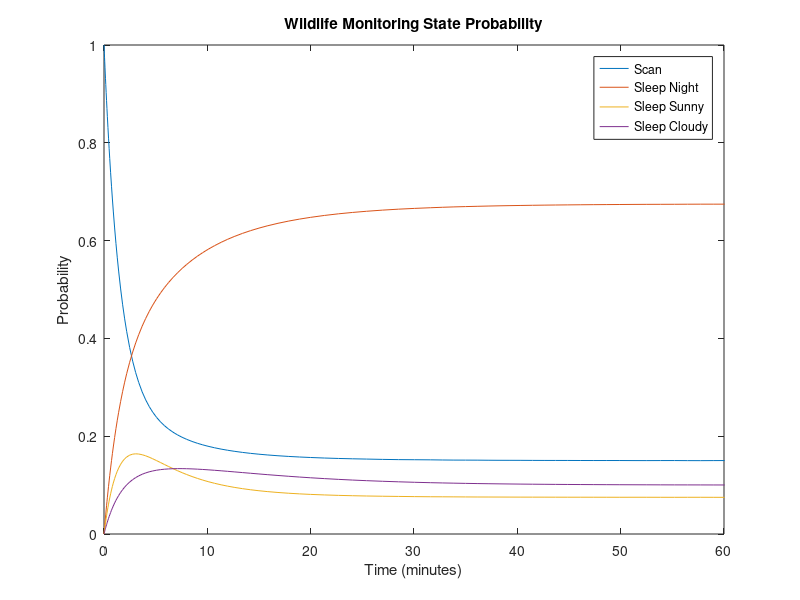
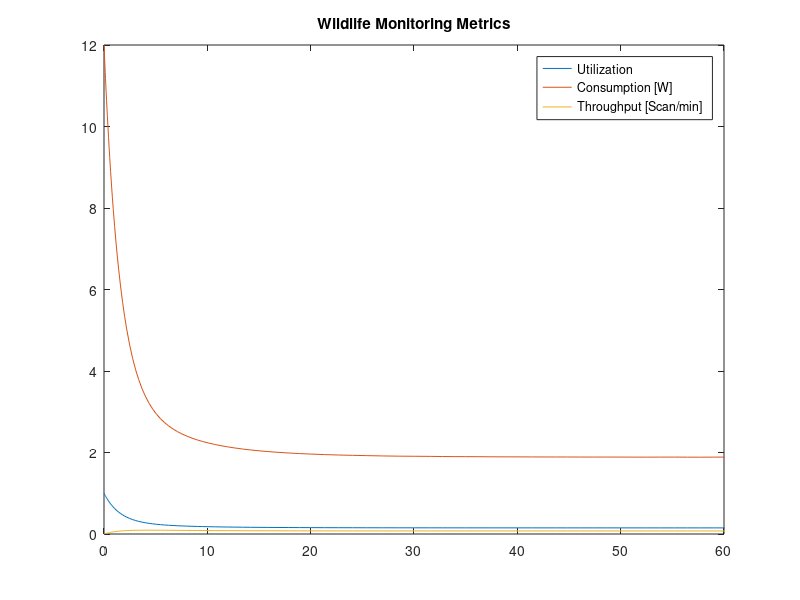

Source code (MATLAB) for these figures, in order:
clc;
close all;
clear all;

% Note: Consider all times in minutes
avg_scan = 2;
avg_night_sleep = 18;
avg_sunny_sleep = 3;
avg_cloudy_sleep = 8;
avg_day = 12 * 60;
avg_night = 12 * 60;
avg_cloudy = 3 * 60;
avg_sunny = 6 * 60;

% Parameters
l_scan = 1 / avg_scan;
P_sunny = avg_sunny / (avg_cloudy + avg_sunny); % Probability of being sunny
P_cloudy = avg_cloudy / (avg_cloudy + avg_sunny); % Probability of being cloudy
P_day = avg_day / (avg_day + avg_night); % = 1/2 = Probability_night
P_night = avg_night / (avg_day + avg_night); % = 1/2 = Probability_day

% One of the possible versions: 1 Scan 3 Sleep (Night, Cloudy, Sunny)
avg_night_scan = avg_scan / P_night;
avg_sunny_scan = avg_scan / (P_day * P_sunny);
avg_cloudy_scan = avg_scan / (P_day * P_cloudy);

rate_night_sleep = 1 / avg_night_sleep;
rate_sunny_sleep = 1 / avg_sunny_sleep;
rate_cloudy_sleep = 1 / avg_cloudy_sleep;
rate_night_scan = 1 / avg_night_scan;
rate_sunny_scan = 1 / avg_sunny_scan;
rate_cloudy_scan = 1 / avg_cloudy_scan;
    
p0 = [1 0 0 0]; % Scan, Sleep Night, Sleep Sunny, Sleep Cloudy

Q = [-rate_night_scan-rate_sunny_scan-rate_cloudy_scan, rate_night_scan, rate_sunny_scan, rate_cloudy_scan;
     rate_night_sleep, -rate_night_sleep, 0, 0;
     rate_sunny_sleep, 0, -rate_sunny_sleep, 0;
     rate_cloudy_sleep, 0, 0, -rate_cloudy_sleep
    ];

tspan = [0 1440]; % Time span in minutes (24 hours)
[t, Sol] = ode45(@(t, x) Q'*x, tspan, p0);

figure('Name','Wildlife Monitoring', 'NumberTitle', 'off');
plot(t, Sol);
xlim([0 60]);
title('Wildlife Monitoring State Probability');
xlabel('Time (minutes)');
ylabel('Probability');
legend('Scan', 'Sleep Night', 'Sleep Sunny', 'Sleep Cloudy');

% Utilization
alpha_utilization = [1 0 0 0];
utilization_scan = Sol(end, :) * alpha_utilization';
U1 = Sol(:,:) * alpha_utilization';

figure('Name','Wildlife Monitoring', 'NumberTitle', 'off');
plot(t, U1);
hold on;

% Average Power Consumption
alpha_consumption = [12 0.1 0.1 0.1];
consumption = Sol(end, :) * alpha_consumption';
PC1 = Sol(:,:) * alpha_consumption';

plot(t, PC1);
hold on;

% Throughput
X = [0 0 0 0;
     1 0 0 0;
     1 0 0 0;
     1 0 0 0;];

throughput = sum((Q .* X)') * Sol(end,:)';
X1 = sum((Q .* X)') * Sol(:,:)';

plot(t, X1);
legend("Utilization", "Consumption [W]", "Throughput [Scan/min]");
xlim([0 60]);
title('Wildlife Monitoring Metrics');
hold on;

fprintf(1, "Utilization: %g\n", utilization_scan);
fprintf(1, "Average Power Consumption: %g\n", consumption);
fprintf(1, "Throughput: %g\n", throughput * 1440); % convert from Scan/min to Scan/day